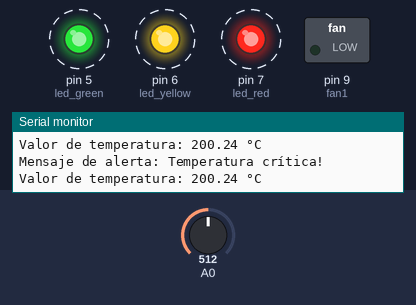
Recording of a sketch running on a simulated Arduino Uno, built with avr-gcc and run on an emulated ATmega328P. Shown: switched loads named in the sketch (green lamp = pin HIGH), output pins drawn as LEDs (lit = HIGH), the last lines printed to the serial monitor. Dashed ring = blinking. Inputs (shaded band) come from the test bench; at power-on: A0 = 512.

Above: at 1.8 s.
1.9 s: A0 set to 209
4.2 s: A0 set to 187
At 6.7 s:
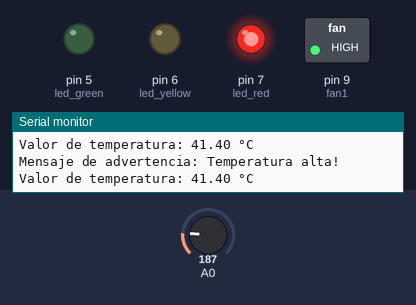
7.5 s: A0 set to 306
At 9.8 s:
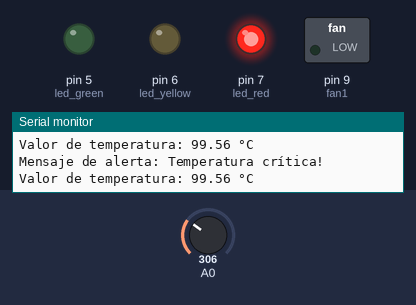
11.5 s: A0 set to 122
At 13.6 s:
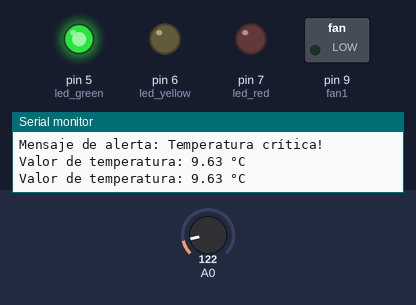
14.6 s: A0 set to 109
17.3 s: A0 set to 98
At 19.6 s:
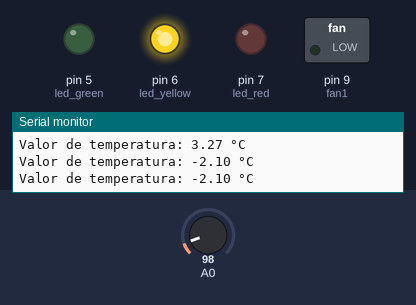
Timing chart, 0 to 21.1 s (numbered marks = the images above; inputs shaded):
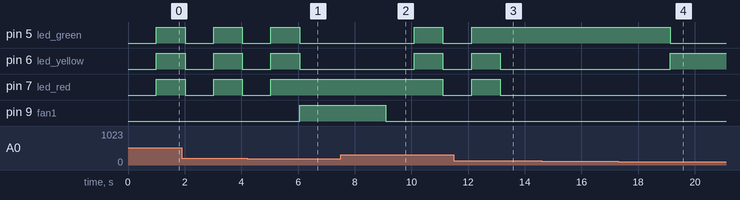

Measured:
- the behaviour switches between 195 and 194 on A0 (found by bisection; images 0 and 1)
- the behaviour switches between 103 and 102 on A0 (found by bisection; images 3 and 4)
- after the input at 4.2 s, pin 5 (led_green), pin 6 (led_yellow): goes on until 6.1 s, then stays LOW; pin 7 (led_red): goes on until 5.0 s, then stays HIGH; pin 9 (fan1): LOW → HIGH after 1.9 s
- after the input at 7.5 s, pin 5 (led_green), pin 6 (led_yellow): LOW → HIGH after 2.6 s, → LOW 1.0 s later; pin 7 (led_red): HIGH → LOW after 3.6 s; pin 9 (fan1): HIGH → LOW after 1.6 s
- after the input at 11.5 s, pin 5 (led_green): goes on until 12.1 s, then stays HIGH; pin 6 (led_yellow), pin 7 (led_red): goes on until 13.1 s, then stays LOW
- after the input at 17.3 s, pin 5 (led_green): HIGH → LOW after 1.8 s; pin 6 (led_yellow): LOW → HIGH after 1.8 s

The sketch:

laboratorio3temp_motor.ino.ino
```cpp
int const led_red = 7;
int const led_yellow = 6;
int const led_green = 5;
int const fan1 = 9;
int sensor_value;
float temperature;

unsigned long previousMillis = 0;
const long interval = 500;
bool ledState = LOW;

void setup() {
  pinMode(led_red, OUTPUT);
  pinMode(led_yellow, OUTPUT);
  pinMode(led_green, OUTPUT);
  pinMode(fan1, OUTPUT);
  Serial.begin(9600);
}

void loop() {
  sensor_value = analogRead(A0);
  temperature = ((((5.0 / 1023) * sensor_value) * 100) - 50);

  Serial.print("Valor de temperatura: ");
  Serial.print(temperature);
  Serial.println(" °C");
  delay(1000);

  unsigned long currentMillis = millis();

  if (temperature < 0) {
    digitalWrite(fan1, LOW);
    digitalWrite(led_red, LOW);
    digitalWrite(led_yellow, HIGH);
    digitalWrite(led_green, LOW);
  }
  else if (temperature >= 0 && temperature <= 25) {
    digitalWrite(fan1, LOW);
    digitalWrite(led_red, LOW);
    digitalWrite(led_yellow, LOW);
    digitalWrite(led_green, HIGH);
  }
  else if (temperature > 25 && temperature <= 38) {
    digitalWrite(fan1, HIGH);
    digitalWrite(led_red, HIGH);
    digitalWrite(led_yellow, LOW);
    digitalWrite(led_green, LOW);
  }
  else if (temperature > 38 && temperature <= 45) {
    digitalWrite(fan1, HIGH);
    digitalWrite(led_red, HIGH);
    digitalWrite(led_yellow, LOW);
    digitalWrite(led_green, LOW);
    Serial.println("Mensaje de advertencia: Temperatura alta!");
  }
  else if (temperature > 45) {
    if (currentMillis - previousMillis >= 3000) {
      ledState = !ledState;
      digitalWrite(fan1, ledState);
      previousMillis = currentMillis;
    }
    if (currentMillis - previousMillis >= 500) {
      ledState = !ledState;
      digitalWrite(led_red, ledState);
      digitalWrite(led_yellow, ledState);
      digitalWrite(led_green, ledState);
      previousMillis = currentMillis;
    }
    Serial.println("Mensaje de alerta: Temperatura crítica!");
  }
}
```
